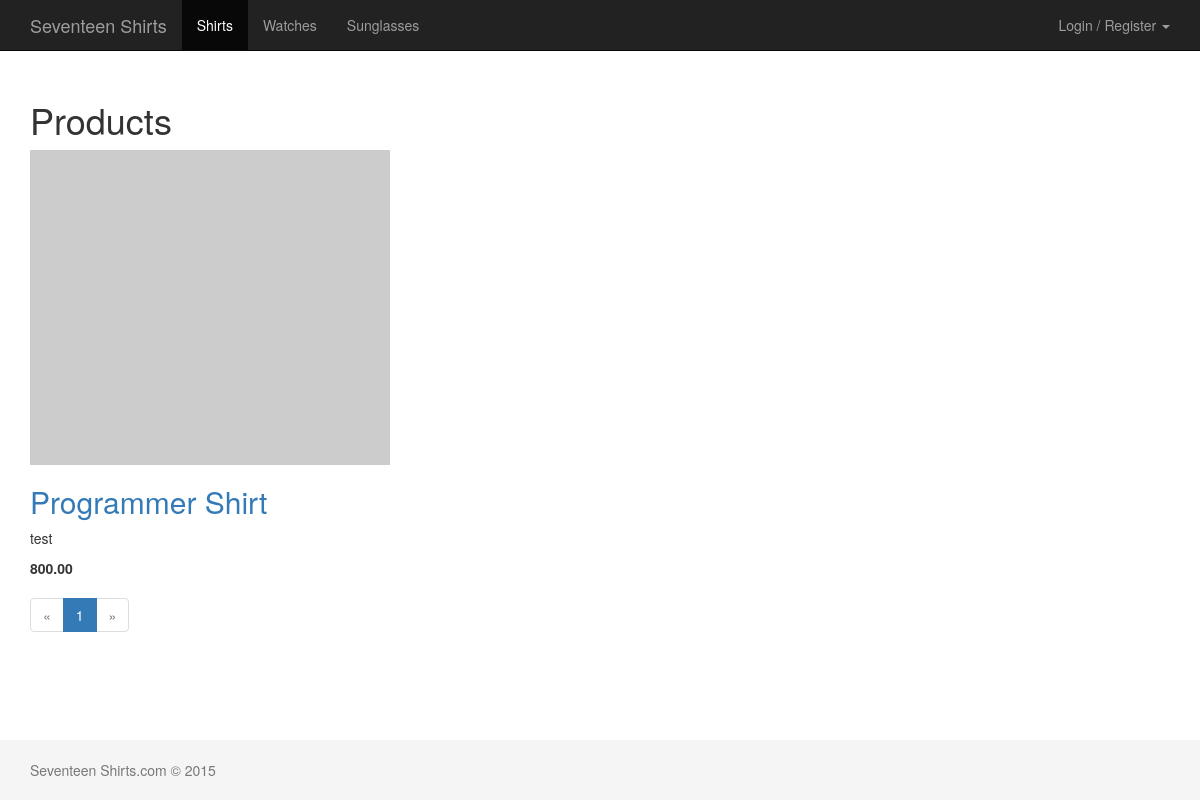
The app's page /, older data.
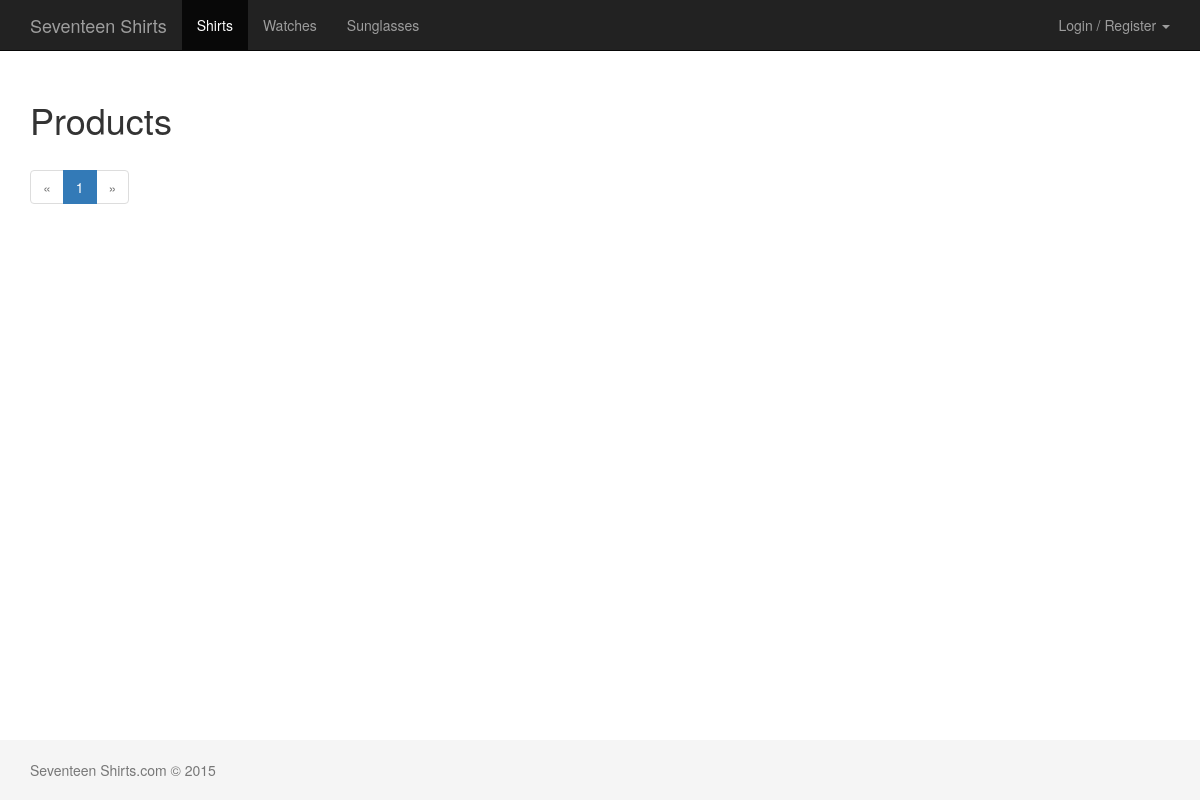
The same page, newer data.
### shop/models.py (models this page shows, shortened)
class Product(models.Model):
    name = models.CharField(max_length=200)
    description = models.TextField()
    current_price = models.DecimalField(max_digits=8, decimal_places=2)

### shop/views.py (the view)
# urls.py: url(r'^$', views.index, name='index'),
def index(request):
    products = Product.objects.all()
    paginator = Paginator(products, 10)
    page = request.GET.get('page')
    try:
        products = paginator.page(page)
    except PageNotAnInteger:
        products = paginator.page(1)
    except EmptyPage:
        products = paginator.page(paginator.num_pages)
    context_dict = {
        'page_title': "Products",
        'page_sub_title': "",
        'products': products,
        'navbar': "products"
    }
    return render(request, 'shop/products/index.html', context_dict)

### templates/shop/products/index.html (shortened to what this page needs)
{% extends "_shared/base.html" %}
{% block content %}
    <h1>Products</h1>
    <div class="row">
        {% for product in products %}
            <div class="col-md-4">
                <img src="http://placehold.it/400x350" style="width: 100%">
                <h2><a href="{%  url 'shop:detail' product.id %}">{{ product.name }}</a></h2>
                <p>{{ product.description }}</p>
                <strong>{{ product.current_price }}</strong>
            </div>
        {% endfor %}
    </div>
    <nav>
        <ul class="pagination">
            {% if products.has_previous %}
                <li><a href="?page={{ products.previous_page_number }}" aria-label="Previous"><span aria-hidden="true"></span>&laquo;</a></li>
            {% else %}
                <li class="disabled"><a href="#" aria-label="Previous"><span aria-hidden="true">&laquo;</span></a></li>
            {% endif %}
            {% for page in products.paginator.page_range %}
                {% if page == products.number  %}
                    <li class="active"><a href="?page={{ page }}">{{ page }} </a></li>
                {% else %}
                    <li><a href="?page={{ page }}">{{ page }} <span class="sr-only"> </span></a></li>
                {%  endif %}
            {% endfor %}
            {% if products.has_next %}
                <li><a href="?page={{ products.next_page_number }}" aria-label="Next"><span aria-hidden="true">&raquo;</span></a></li>
            {% else %}
                <li class="disabled"><a href="#" aria-label="Next"><span aria-hidden="true">&raquo;</span></a></li>
            {% endif %}
        </ul>
    </nav>
{% endblock %}

### templates/_shared/base.html (shortened to what this page needs)
{% load staticfiles %}
<!DOCTYPE html>
<html>
<head lang="en">
    <link rel="stylesheet" href="{%  static 'css/base.css' %}">
    <link rel="stylesheet" href="https://maxcdn.bootstrapcdn.com/bootstrap/3.3.5/css/bootstrap.min.css">
</head>
<body>
    <nav class="navbar navbar-inverse navbar-fixed-top">
        <div class="container">
            <div class="navbar-header">
                <a class="navbar-brand" href="{% url 'shop:index' %}">Seventeen Shirts</a>
            </div>
            <div id="navbar" class="navbar-collapse collapse">
                <ul class="nav navbar-nav">
                    <li class="active"><a href="#">Shirts</a></li>
                    <li><a href="#about">Watches</a></li>
                    <li><a href="#contact">Sunglasses</a></li>
                </ul>
                <ul class="nav navbar-nav navbar-right">
                    {% if user.is_authenticated %}
                        <li class="dropdown">
                            <a href="#" class="dropdown-toggle" data-toggle="dropdown" role="button" aria-haspopup="true" aria-expanded="false">Daniel van Flymen <span class="caret"></span></a>
                            <ul class="dropdown-menu">
                                <li><a href="#">Purchase History</a></li>
                                <li><a href="#">Account Settings</a></li>
                                <li role="separator" class="divider"></li>
                                <li><a href="{% url 'accounts:logout' %}">Sign Out</a></li>
                            </ul>
                        </li>
                    {% else %}
                        <li class="dropdown" id="menuLogin"><a class="dropdown-toggle" href="#" data-toggle="dropdown" id="navLogin">Login / Register <span class="caret"></span></a>
                    </li>
                    {% endif %}
                </ul>
            </div>
        </div>
    </nav>
    <div class="container">
            {% block content %}{% endblock %}
    </div>
    <footer class="footer">
        <div class="container">
            <p class="text-muted">Seventeen Shirts.com &copy; 2015</p>
        </div>
    </footer>
</body>
</html>

### static/css/base.css (style rules this page uses)
html { position: relative; min-height: 100%; }
body { margin-bottom: 60px; }
.footer { position: absolute; bottom: 0; width: 100%; height: 60px; background-color: #f5f5f5; }
body > .container { padding: 80px 15px 0; }
.container .text-muted { margin: 20px 0; }
.footer > .container { padding-right: 15px; padding-left: 15px; }

Row changes from the older to the newer data that the page shows:
removed Product: name "Programmer Shirt", description "test", current_price "800.00"
